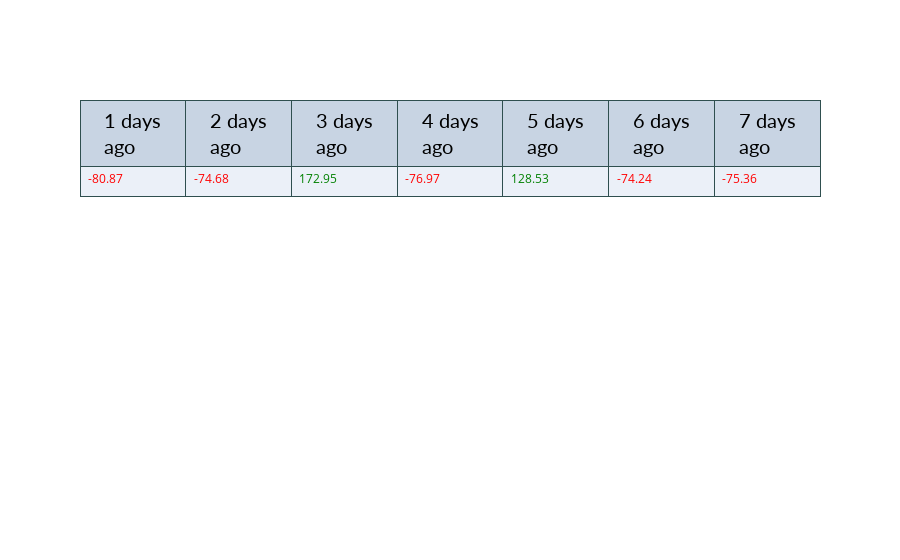

Source (notebook cell):
### Code cell
import plotly.graph_objects as go
from numpy import round

fig = go.Figure(data=[go.Table(
        columnwidth = [30,30,30],
        header=dict(values=[i.replace('_', ' ') for i in df_for_table.T.columns.tolist()],
        line_color='darkslategray',
        align='center',
        font=dict(color='black', family="Lato", size=20),
        height=30
        ),
        cells=dict(values=round(df_for_table.T.values.tolist()[0], 2),
               line_color='darkslategray',
               align='left',
               font_color=[['green' if x > 0 else "red" if x < 0 else "blue"
                            ] for x in df_for_table.values],
       height=30
       ))
 ])


fig.show()

### Figure 1 — Plotly figure (JSON) as saved in the notebook; plotly's stock layout.template omitted (floating-point values rounded to 4 significant figures)
{"data": [{"cells": {"align": "left", "font": {"color": [["red"], ["red"], ["green"], ["red"], ["green"], ["red"], ["red"]]}, "height": 30, "line": {"color": "darkslategray"}, "values": [-80.87, -74.68, 172.9, -76.97, 128.5, -74.24, -75.36]}, "columnwidth": [30, 30, 30], "header": {"align": "center", "font": {"color": "black", "family": "Lato", "size": 20}, "height": 30, "line": {"color": "darkslategray"}, "values": ["1 days ago", "2 days ago", "3 days ago", "4 days ago", "5 days ago", "6 days ago", "7 days ago"]}, "type": "table"}], "layout": {}}
